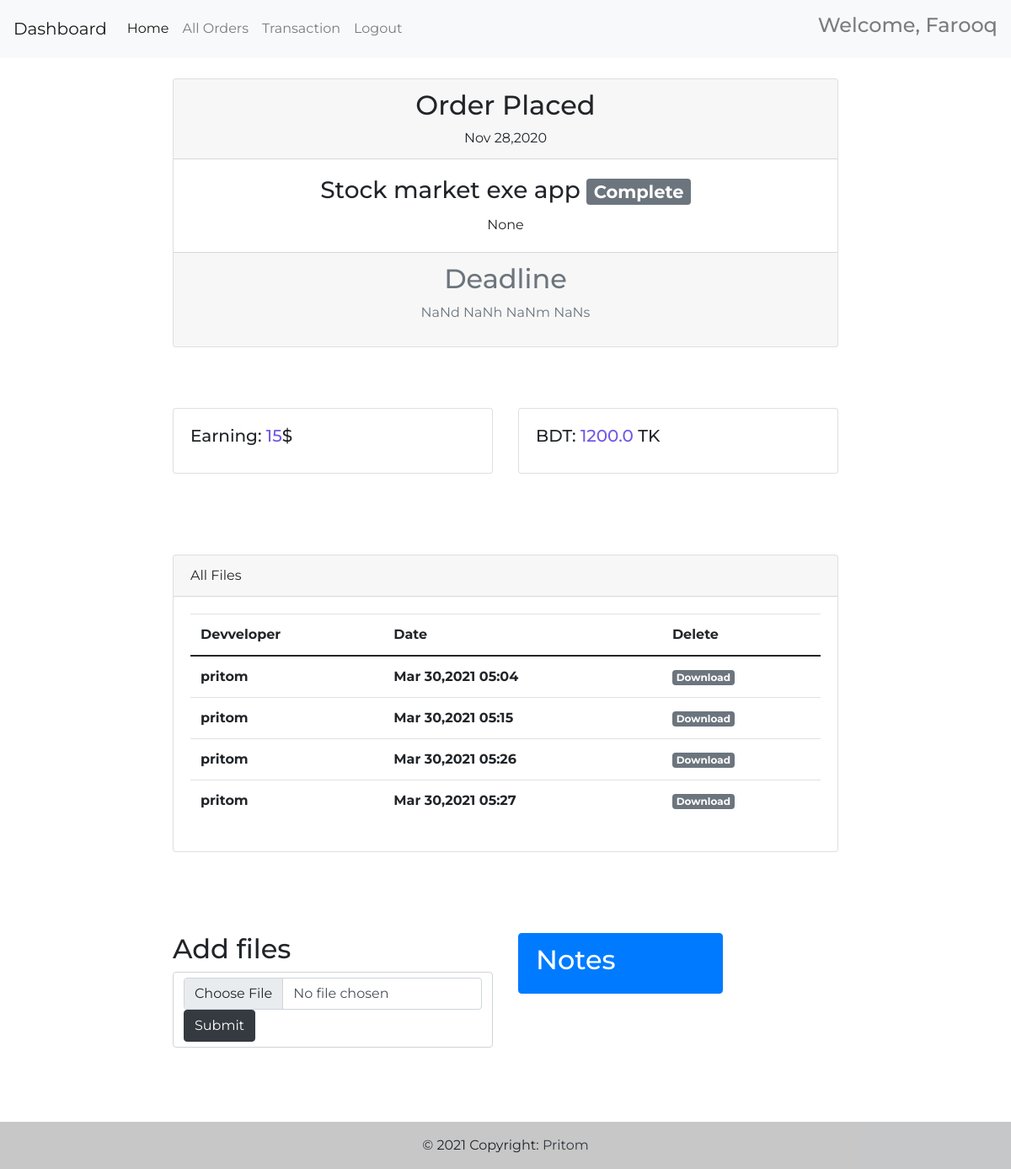
The app's page /order_team?q=7 (signed in) with its own data.
### app.py (models this page shows, shortened)
class work(db.Model):
    ID = db.Column(db.Integer, primary_key=True)
    Date = db.Column(db.String())
    Work = db.Column(db.String())
    notes = db.Column(db.String())
    Owner = db.Column(db.String())
    Budget = db.Column(db.String())
    Team = db.Column(db.String())
    Cost = db.Column(db.String())
    Total_Earning = db.Column(db.String())
    Des = db.Column(db.String())
    Status = db.Column(db.String())
    deadline = db.Column(db.String())
    end_time = db.Column(db.String())

class files(db.Model):
    ID = db.Column(db.Integer, primary_key=True)
    order_id = db.Column(db.String())
    team = db.Column(db.String())
    date = db.Column(db.String())
    file_name = db.Column(db.String())

### app.py (the view)
@app.route('/order_team', methods=['GET', 'POST'], defaults={"page_num": 1})
def order_team(page_num):
    if not check_login_team():
        if check_login():
            return redirect("/order_owner?q=" + (request.args.get('q')))
        return render_template('index.html')
    form = searchFile()
    ind = (request.args.get('q'))
    threads = work.query.filter_by(ID=ind)
    user = project.query.filter((project.project==ind) & (project.team==session['name']))
    all_user=people.query.filter_by(position='Team')
    fils = files.query.filter_by(order_id=ind)
    return render_template('team_order.html', work=threads[0],user=user,all_user = all_user,form=form,down=fils)

### forms.py
class searchFile(FlaskForm):
    search = StringField('Search anything')
    files_button = FileField('Upload file', validators=[FileAllowed(['.txt'])])
    search_button = SubmitField('Search')
    submit_button = SubmitField('Submit')

### app.py (called while the page is built)
def check_login_team():
    try:
        print(session['id'] , session['Type'])
        if session['id'] and session['Type']=='Team' :
            print('login')
            return True
    except:
        print('Err')
        return False

### templates/team_order.html (shortened to what this page needs)
<!DOCTYPE html>
<html lang="en">
<head>
    <link href="https://cdn.jsdelivr.net/npm/bootstrap@5.0.0-beta3/dist/css/bootstrap.min.css" rel="stylesheet" />
    <link rel="stylesheet" href="https://maxcdn.bootstrapcdn.com/bootstrap/4.0.0/css/bootstrap.min.css">
</head>
<body>
    {% include "head_team.html" %}
    <div class="row">
  <div class="col-sm-2"></div>
  <div class="col-sm-8">
    <br>
    <div class="card text-center">
        <div class="card-header">
         <h2>Order Placed</h2> {{ work.Date }}
        </div>
        <div class="card-body">
          <h3 class="card-title">{{ work.Work }} <span class="badge badge-secondary">{{ work.Status }}</span></h3>
          <p class="card-text">  {{ work.Des }}</p>
        </div>
        <div class="card-footer text-muted" >
          <h2 >Deadline</h2>
          <p id="demo"></p>
        </div>
      </div>
      <br>
      <br>
          <br>
          <div class="row">
      <div class="col-sm-6">
        <div class="card">
          <div class="card-body">
            <h5 class="card-title">Earning: <span style="color:rgb(114, 88, 230)">{{ (user[0].amount)  }}</span>$ </h5>
          </div>
        </div>
      </div>
      <div class="col-sm-6">
        <div class="card">
          <div class="card-body">
            <h5 class="card-title">BDT: <span style="color:rgb(114, 88, 230)">{{  80* (user[0].amount|float)  }}</span> TK</h5>
          </div>
        </div>
      </div>
    </div>
    <br><br>
      <br><br>
      <div class="card">
        <div class="card-header">
          All Files
        </div>
        <div class="card-body">
          <table class="table table-borderless center">
            <thead>
              <tr>
                <th scope="col">Devveloper</th>
                <th scope="col">Date</th>
                <th scope="col">Delete</th>
              </tr>
            </thead>
            <tbody>
              {% for thread in down %}
            <tr>
              <th> {{ thread.team }} </th>
              <th> {{ thread.date }} </th>
              <th> <a class="badge badge-secondary" href="{{  '/download?q={}'.format(thread.file_name) }}" >Download</a></th>
            </tr>
            {% endfor %}
            </tbody>
          </table>
        </div>
      </div>
      <br>
      <br><br><br>
      <div class="row">
        <div class="col-sm-6">
          <h2>Add files</h2>
          <form action="/files_upload?q={{ work.ID }}" class="form-control" method="POST" enctype="multipart/form-data">
            <input   type="file"  name="files" class="form-control"  >
            <button type="submit" class="btn btn-dark">Submit</button>
          </form>
        </div>
        <div class="col-sm-4">
          <div class="list-group">
            <button type="button" class="list-group-item list-group-item-action active">
          <h2>Notes</h2>
            </button>
          </div>
        </div>
      </div>
      <br><br><br><br><br><br>
  </div>
  <div class="col-sm-2"></div>
    </div>
    {% include "footer.html" %}
</body>
</html>

### templates/team_order.html (style rules this page uses)
body { font-family: 'Montserrat', sans-serif, arial; }
tr th:nth-child(1), tr th:nth-child(2) { min-width: 2rem; }
.center { align-self: center; margin-left: auto; margin-right: auto; }

### records on screen
work: Date "Nov 28,2020", Work "Stock market exe app", Status "Complete", Des "None"
files: team "pritom", date "Mar 30,2021 05:04"
files: team "pritom", date "Mar 30,2021 05:15"
files: team "pritom", date "Mar 30,2021 05:26"
files: team "pritom", date "Mar 30,2021 05:27"

### other values on screen
{{ session['name'] }} "Farooq"
{{ (user[0].amount) }} "15"
{{ 80* (user[0].amount|float) }} "1200.0"
